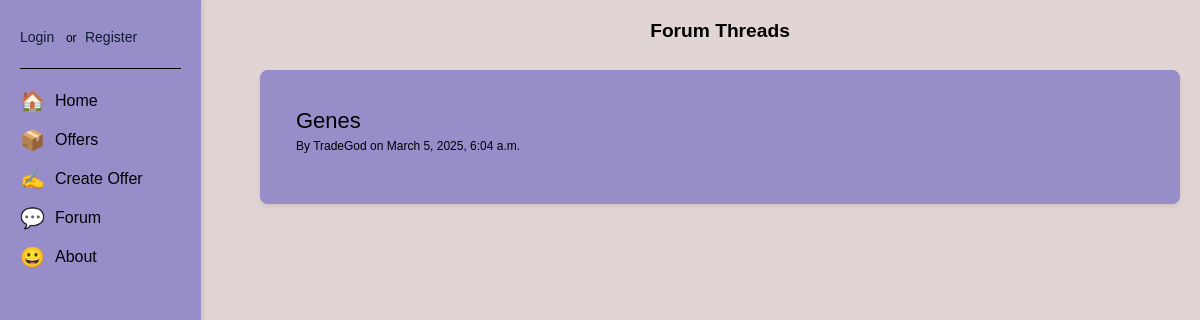
Before: /forum/ with the older database file.
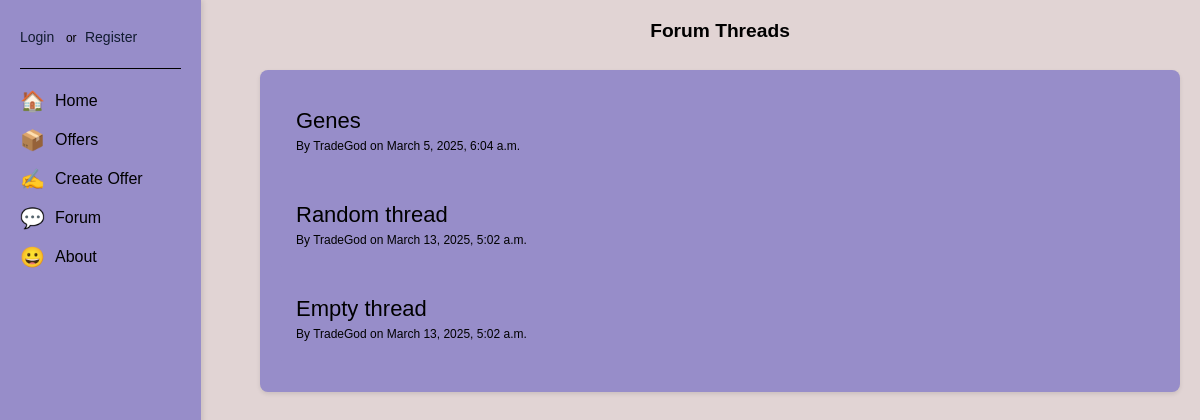
After: the same page with the newer database file.
### tradeapp/models.py (models this page shows, shortened)
class Thread(models.Model):
    topic = models.CharField(max_length=200)
    author = models.ForeignKey(User, on_delete=models.CASCADE)
    created_at = models.DateTimeField(default=timezone.now)

### tradeapp/views.py (the view)
# urls.py: path('forum/', views.thread_list, name='thread_list'),
def thread_list(request):
    threads = Thread.objects.all()
    return render(request, 'forum/thread_list.html', {'threads': threads})

### tradeapp/templates/forum/thread_list.html (shortened to what this page needs)
{% extends "base.html" %}
{% block content %}
<h1 style="text-align: center;">Forum Threads</h1>
<br>
<div class="forum-container">
    <ul class="thread-list">
        {% for thread in threads %}
            <li>
                <a href="{% url 'thread_detail' thread.id %}">{{ thread.topic }}</a>
                <p>By {{ thread.author.username }} on {{ thread.created_at }}</p>
            </li>
        {% endfor %}
    </ul>
</div>
{% endblock %}

Changed rows visible on the page:
added Thread: topic "Random thread", author.username "TradeGod", created_at "March 13, 2025, 5:02 a.m."
added Thread: topic "Empty thread", author.username "TradeGod", created_at "March 13, 2025, 5:02 a.m."
